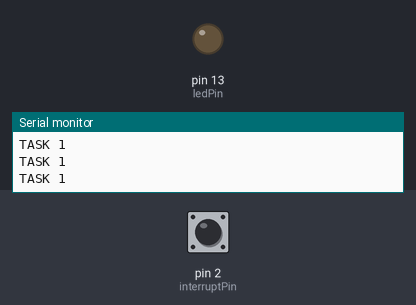
Simulated run of this sketch. Board: Arduino Uno, built with avr-gcc and run on an emulated ATmega328P. Shown: output pins drawn as LEDs (lit = HIGH), the last lines printed to the serial monitor. The inputs (shaded band) are chosen by the test bench; at power-on: pin 2 (interruptPin) HIGH.

Above: at 1.2 s.
1.3 s: pin 2 (interruptPin) pulled LOW for 0.15 s
At 2.1 s:
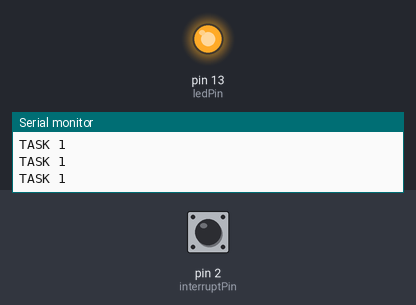
3.7 s: pin 2 (interruptPin) pulled LOW for 1 s
At 6.5 s:
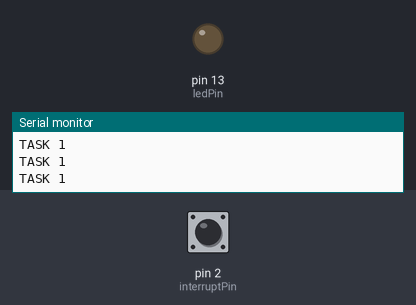
7.7 s: pin 2 (interruptPin) pulled LOW for 3.2 s
At 11.2 s:
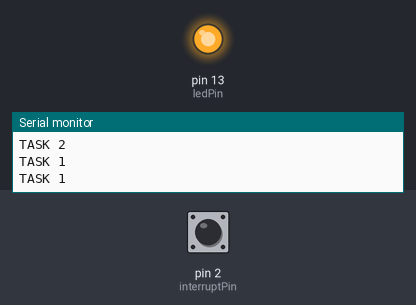
Timing chart, 0 to 13.2 s (numbered marks = the images above; inputs shaded):
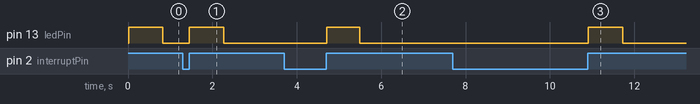

The sketch:

ex3.ino
```cpp
#include <Arduino_FreeRTOS.h>
#include <semphr.h>

const byte ledPin = 13;
const byte interruptPin = 2;

void task1(void *pvParameters);
void task2(void *pvParameters);

SemaphoreHandle_t xSemaphore = NULL;

void setup() {

  Serial.begin(9600);
  pinMode(13, OUTPUT);

  pinMode(interruptPin, INPUT_PULLUP);
  attachInterrupt(digitalPinToInterrupt(interruptPin), interrupcao, RISING);

  vSemaphoreCreateBinary( xSemaphore );
  xTaskCreate(task1, "task1", 128, NULL, 1, NULL);
  xTaskCreate(task2, "task2", 128, NULL, 3, NULL);

}

void interrupcao(){

  Serial.println("GERANDO INTERRUPÇÃO...");
  xSemaphoreGiveFromISR( xSemaphore, NULL ); //entregando semaforo para aplicação
  Serial.println("SAINDO INTERRUPÇÃO...");

}

void task1(void *pvParameters){

  unsigned long timeStop;

  for(;;){
      TickType_t xLastWakeTime = xTaskGetTickCount();
      Serial.println("TASK 1");
      timeStop = millis() + 200;
      while (millis() < timeStop);
      xTaskDelayUntil(&xLastWakeTime, pdMS_TO_TICKS(300));
  }
}

void task2(void *pvParameters){

  for(;;){
    if(xSemaphoreTake(xSemaphore, 100) == true){
      Serial.println("TASK 2");
      digitalWrite(ledPin, HIGH);

      //aproximadamente 500 milis
      for(unsigned long i=0; i<1150000; i++){
        asm("nop");
      }

      digitalWrite(ledPin, LOW);

    } else if(xSemaphoreTake(xSemaphore, 0) == NULL) {
      Serial.println("Semaforo ocupado");
    }
  }

}

void loop() {

}
```

Measured:
- after the input at 1.3 s, pin 13 (ledPin): LOW → HIGH after 0.15 s, → LOW 0.82 s later
- after the input at 3.7 s, pin 13 (ledPin): LOW → HIGH after 1.0 s, → LOW 0.78 s later
- after the input at 7.7 s, pin 13 (ledPin): LOW → HIGH after 3.2 s, → LOW 0.82 s later
